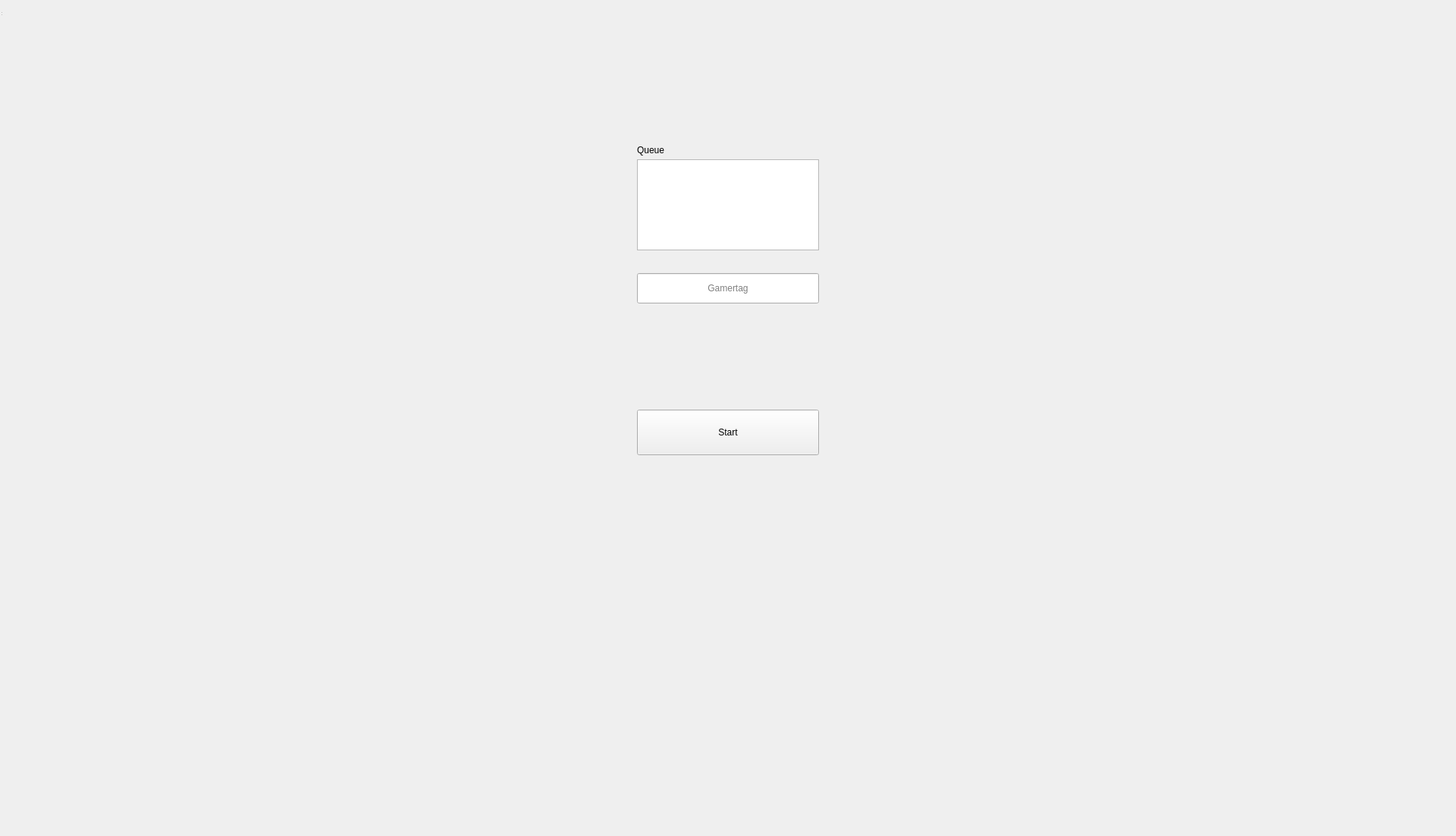
<?xml version="1.0" encoding="UTF-8"?>
<ui version="4.0">
 <class>QueueView</class>
 <widget class="QWidget" name="QueueView">
  <property name="enabled">
   <bool>true</bool>
  </property>
  <property name="geometry">
   <rect>
    <x>0</x>
    <y>0</y>
    <width>1920</width>
    <height>1102</height>
   </rect>
  </property>
  <property name="minimumSize">
   <size>
    <width>1920</width>
    <height>1080</height>
   </size>
  </property>
  <property name="maximumSize">
   <size>
    <width>1920</width>
    <height>1102</height>
   </size>
  </property>
  <property name="windowTitle">
   <string>MainWindow</string>
  </property>
  <widget class="QWidget" name="Spielfeld" native="true">
   <property name="geometry">
    <rect>
     <x>0</x>
     <y>0</y>
     <width>1920</width>
     <height>1080</height>
    </rect>
   </property>
   <property name="minimumSize">
    <size>
     <width>1920</width>
     <height>1080</height>
    </size>
   </property>
   <property name="maximumSize">
    <size>
     <width>1920</width>
     <height>1080</height>
    </size>
   </property>
   <widget class="QPushButton" name="StartButton">
    <property name="geometry">
     <rect>
      <x>840</x>
      <y>540</y>
      <width>240</width>
      <height>60</height>
     </rect>
    </property>
    <property name="cursor">
     <cursorShape>PointingHandCursor</cursorShape>
    </property>
    <property name="text">
     <string>Start</string>
    </property>
   </widget>
   <widget class="QLineEdit" name="lineEdit">
    <property name="geometry">
     <rect>
      <x>840</x>
      <y>360</y>
      <width>240</width>
      <height>40</height>
     </rect>
    </property>
    <property name="text">
     <string/>
    </property>
    <property name="alignment">
     <set>Qt::AlignCenter</set>
    </property>
    <property name="placeholderText">
     <string>Gamertag</string>
    </property>
   </widget>
   <widget class="QListView" name="PlayerQueue">
    <property name="geometry">
     <rect>
      <x>840</x>
      <y>210</y>
      <width>240</width>
      <height>120</height>
     </rect>
    </property>
   </widget>
   <widget class="QLabel" name="label">
    <property name="geometry">
     <rect>
      <x>840</x>
      <y>190</y>
      <width>81</width>
      <height>16</height>
     </rect>
    </property>
    <property name="text">
     <string>Queue</string>
    </property>
   </widget>
  </widget>
  <widget class="QStatusBar" name="statusbar">
   <property name="geometry">
    <rect>
     <x>0</x>
     <y>0</y>
     <width>3</width>
     <height>22</height>
    </rect>
   </property>
  </widget>
 </widget>
 <resources/>
 <connections/>
</ui>
